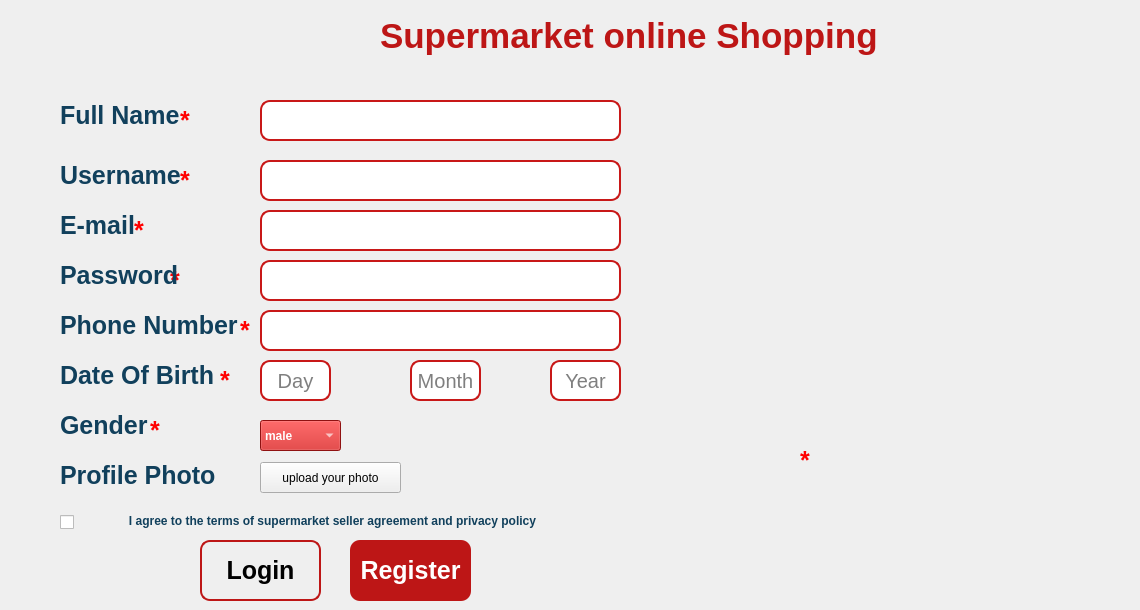
     <widget class="QWidget" name="Register_page">
      <property name="styleSheet">
       <string notr="true">QWidget#Register_page{
background-color: white;
}</string>
      </property>
      <widget class="QLabel" name="label_10">
       <property name="geometry">
        <rect>
         <x>180</x>
         <y>110</y>
         <width>21</width>
         <height>20</height>
        </rect>
       </property>
       <property name="styleSheet">
        <string notr="true">color: red;
font-weight:bold;
font-size: 25px;</string>
       </property>
       <property name="text">
        <string>*</string>
       </property>
      </widget>
      <widget class="QLabel" name="label_7">
       <property name="geometry">
        <rect>
         <x>380</x>
         <y>10</y>
         <width>501</width>
         <height>51</height>
        </rect>
       </property>
       <property name="styleSheet">
        <string notr="true">color: #BD1616;
font-size: 35px;
font-weight: bold;</string>
       </property>
       <property name="text">
        <string>Supermarket online Shopping</string>
       </property>
      </widget>
      <widget class="QPushButton" name="login_btn_rpage">
       <property name="geometry">
        <rect>
         <x>200</x>
         <y>540</y>
         <width>121</width>
         <height>61</height>
        </rect>
       </property>
       <property name="styleSheet">
        <string notr="true">border-color: #BD1616;
border-style:solid;
border-width: 2px;
border-radius: 10px;
font-size: 25px;
font-weight: bold;</string>
       </property>
       <property name="text">
        <string>Login</string>
       </property>
      </widget>
      <widget class="QLineEdit" name="fullname_input">
       <property name="geometry">
        <rect>
         <x>260</x>
         <y>100</y>
         <width>361</width>
         <height>41</height>
        </rect>
       </property>
       <property name="styleSheet">
        <string notr="true">border-style: solid;
border-radius: 10px;
border-width: 2px;
border-color: #C81818;
background-color: #FFFFFF;
font-size: 25px;</string>
       </property>
      </widget>
      <widget class="QPushButton" name="register_btnn_rpage">
       <property name="geometry">
        <rect>
         <x>350</x>
         <y>540</y>
         <width>121</width>
         <height>61</height>
        </rect>
       </property>
       <property name="styleSheet">
        <string notr="true">background-color: #BD1616;
color: #FFFFFF;
border-radius: 10px;
font-size: 25px;
font-weight: bold</string>
       </property>
       <property name="text">
        <string>Register</string>
       </property>
      </widget>
      <widget class="QLabel" name="label_8">
       <property name="geometry">
        <rect>
         <x>60</x>
         <y>105</y>
         <width>131</width>
         <height>20</height>
        </rect>
       </property>
       <property name="styleSheet">
        <string notr="true">font-size: 25px;
font-weight: bold;
color: #11405C;</string>
       </property>
       <property name="text">
        <string>Full Name</string>
       </property>
      </widget>
      <widget class="QLabel" name="label_12">
       <property name="geometry">
        <rect>
         <x>170</x>
         <y>270</y>
         <width>21</width>
         <height>20</height>
        </rect>
       </property>
       <property name="styleSheet">
        <string notr="true">color: red;
font-weight:bold;
font-size: 25px;</string>
       </property>
       <property name="text">
        <string>*</string>
       </property>
      </widget>
      <widget class="QLabel" name="label_13">
       <property name="geometry">
        <rect>
         <x>240</x>
         <y>320</y>
         <width>21</width>
         <height>20</height>
        </rect>
       </property>
       <property name="styleSheet">
        <string notr="true">color: red;
font-weight:bold;
font-size: 25px;</string>
       </property>
       <property name="text">
        <string>*</string>
       </property>
      </widget>
      <widget class="QLabel" name="label_9">
       <property name="geometry">
        <rect>
         <x>60</x>
         <y>315</y>
         <width>191</width>
         <height>21</height>
        </rect>
       </property>
       <property name="styleSheet">
        <string notr="true">font-size: 25px;
font-weight: bold;
color: #11405C;</string>
       </property>
       <property name="text">
        <string>Phone Number</string>
       </property>
      </widget>
      <widget class="QLabel" name="label_11">
       <property name="geometry">
        <rect>
         <x>180</x>
         <y>170</y>
         <width>21</width>
         <height>20</height>
        </rect>
       </property>
       <property name="styleSheet">
        <string notr="true">color: red;
font-weight:bold;
font-size: 25px;</string>
       </property>
       <property name="text">
        <string>*</string>
       </property>
      </widget>
      <widget class="QLineEdit" name="email_input_register">
       <property name="geometry">
        <rect>
         <x>260</x>
         <y>210</y>
         <width>361</width>
         <height>41</height>
        </rect>
       </property>
       <property name="styleSheet">
        <string notr="true">border-style: solid;
border-radius: 10px;
border-width: 2px;
border-color: #C81818;
background-color: #FFFFFF;
font-size: 25px;</string>
       </property>
      </widget>
      <widget class="QLabel" name="label_14">
       <property name="geometry">
        <rect>
         <x>60</x>
         <y>265</y>
         <width>121</width>
         <height>20</height>
        </rect>
       </property>
       <property name="styleSheet">
        <string notr="true">font-size: 25px;
font-weight: bold;
color: #11405C;</string>
       </property>
       <property name="text">
        <string>Password</string>
       </property>
      </widget>
      <widget class="QLineEdit" name="password_input_register">
       <property name="geometry">
        <rect>
         <x>260</x>
         <y>260</y>
         <width>361</width>
         <height>41</height>
        </rect>
       </property>
       <property name="styleSheet">
        <string notr="true">border-style: solid;
border-radius: 10px;
border-width: 2px;
border-color: #C81818;
background-color: #FFFFFF;
font-size: 25px;</string>
       </property>
      </widget>
      <widget class="QLabel" name="label_15">
       <property name="geometry">
        <rect>
         <x>60</x>
         <y>215</y>
         <width>81</width>
         <height>20</height>
        </rect>
       </property>
       <property name="styleSheet">
        <string notr="true">font-size: 25px;
font-weight: bold;
color: #11405C;</string>
       </property>
       <property name="text">
        <string>E-mail</string>
       </property>
      </widget>
      <widget class="QLineEdit" name="phonenumber_register">
       <property name="geometry">
        <rect>
         <x>260</x>
         <y>310</y>
         <width>361</width>
         <height>41</height>
        </rect>
       </property>
       <property name="styleSheet">
        <string notr="true">border-style: solid;
border-radius: 10px;
border-width: 2px;
border-color: #C81818;
background-color: #FFFFFF;
font-size: 25px;</string>
       </property>
      </widget>
      <widget class="QLineEdit" name="day_register">
       <property name="geometry">
        <rect>
         <x>260</x>
         <y>360</y>
         <width>71</width>
         <height>41</height>
        </rect>
       </property>
       <property name="styleSheet">
        <string notr="true">border-style: solid;
border-radius: 10px;
border-width: 2px;
border-color: #C81818;
background-color: #FFFFFF;
font-size: 20px;</string>
       </property>
       <property name="alignment">
        <set>Qt::AlignCenter</set>
       </property>
       <property name="placeholderText">
        <string>Day</string>
       </property>
      </widget>
      <widget class="QLineEdit" name="month_register">
       <property name="geometry">
        <rect>
         <x>410</x>
         <y>360</y>
         <width>71</width>
         <height>41</height>
        </rect>
       </property>
       <property name="styleSheet">
        <string notr="true">border-style: solid;
border-radius: 10px;
border-width: 2px;
border-color: #C81818;
background-color: #FFFFFF;
font-size: 20px;</string>
       </property>
       <property name="alignment">
        <set>Qt::AlignCenter</set>
       </property>
       <property name="placeholderText">
        <string>Month</string>
       </property>
      </widget>
      <widget class="QLineEdit" name="year_register">
       <property name="geometry">
        <rect>
         <x>550</x>
         <y>360</y>
         <width>71</width>
         <height>41</height>
        </rect>
       </property>
       <property name="styleSheet">
        <string notr="true">border-style: solid;
border-radius: 10px;
border-width: 2px;
border-color: #C81818;
background-color: #FFFFFF;
font-size: 20px;</string>
       </property>
       <property name="alignment">
        <set>Qt::AlignCenter</set>
       </property>
       <property name="placeholderText">
        <string>Year</string>
       </property>
      </widget>
      <widget class="QLabel" name="label_16">
       <property name="geometry">
        <rect>
         <x>60</x>
         <y>365</y>
         <width>161</width>
         <height>20</height>
        </rect>
       </property>
       <property name="styleSheet">
        <string notr="true">font-size: 25px;
font-weight: bold;
color: #11405C;
</string>
       </property>
       <property name="text">
        <string>Date Of Birth</string>
       </property>
      </widget>
      <widget class="QLabel" name="label_17">
       <property name="geometry">
        <rect>
         <x>800</x>
         <y>450</y>
         <width>21</width>
         <height>20</height>
        </rect>
       </property>
       <property name="styleSheet">
        <string notr="true">color: red;
font-weight:bold;
font-size: 25px;</string>
       </property>
       <property name="text">
        <string>*</string>
       </property>
      </widget>
      <widget class="QLineEdit" name="username_input">
       <property name="geometry">
        <rect>
         <x>260</x>
         <y>160</y>
         <width>361</width>
         <height>41</height>
        </rect>
       </property>
       <property name="styleSheet">
        <string notr="true">border-style: solid;
border-radius: 10px;
border-width: 2px;
border-color: #C81818;
background-color: #FFFFFF;
font-size: 25px;</string>
       </property>
      </widget>
      <widget class="QLabel" name="label_21">
       <property name="geometry">
        <rect>
         <x>134</x>
         <y>220</y>
         <width>21</width>
         <height>20</height>
        </rect>
       </property>
       <property name="styleSheet">
        <string notr="true">color: red;
font-weight:bold;
font-size: 25px;</string>
       </property>
       <property name="text">
        <string>*</string>
       </property>
      </widget>
      <widget class="QLabel" name="label_22">
       <property name="geometry">
        <rect>
         <x>60</x>
         <y>165</y>
         <width>131</width>
         <height>20</height>
        </rect>
       </property>
       <property name="styleSheet">
        <string notr="true">font-size: 25px;
font-weight: bold;
color: #11405C;</string>
       </property>
       <property name="text">
        <string>Username</string>
       </property>
      </widget>
      <widget class="QPushButton" name="eyepassword_hide_register">
       <property name="geometry">
        <rect>
         <x>590</x>
         <y>265</y>
         <width>21</width>
         <height>31</height>
        </rect>
       </property>
       <property name="text">
        <string/>
       </property>
       <property name="icon">
        <iconset resource="resources.qrc">
         <normaloff>:/imgs/sellereyepass/hide.png</normaloff>:/imgs/sellereyepass/hide.png</iconset>
       </property>
       <property name="flat">
        <bool>true</bool>
       </property>
      </widget>
      <widget class="QPushButton" name="eyepassword_view_register">
       <property name="geometry">
        <rect>
         <x>590</x>
         <y>265</y>
         <width>21</width>
         <height>31</height>
        </rect>
       </property>
       <property name="text">
        <string/>
       </property>
       <property name="icon">
        <iconset resource="resources.qrc">
         <normaloff>:/imgs/sellereyepass/view.png</normaloff>:/imgs/sellereyepass/view.png</iconset>
       </property>
       <property name="flat">
        <bool>true</bool>
       </property>
      </widget>
      <widget class="QPushButton" name="profile_photo_image">
       <property name="geometry">
        <rect>
         <x>260</x>
         <y>462</y>
         <width>141</width>
         <height>31</height>
        </rect>
       </property>
       <property name="text">
        <string>upload your photo</string>
       </property>
      </widget>
      <widget class="QComboBox" name="gender_comboBox">
       <property name="geometry">
        <rect>
         <x>260</x>
         <y>420</y>
         <width>81</width>
         <height>31</height>
        </rect>
       </property>
       <property name="styleSheet">
        <string notr="true">background-color: #C81818;
color : #ffffff;
font-weight: bold;</string>
       </property>
       <item>
        <property name="text">
         <string>male</string>
        </property>
       </item>
       <item>
        <property name="text">
         <string>female</string>
        </property>
       </item>
      </widget>
      <widget class="QLabel" name="label_34">
       <property name="geometry">
        <rect>
         <x>60</x>
         <y>415</y>
         <width>101</width>
         <height>20</height>
        </rect>
       </property>
       <property name="styleSheet">
        <string notr="true">font-size: 25px;
font-weight: bold;
color: #11405C;
</string>
       </property>
       <property name="text">
        <string>Gender</string>
       </property>
      </widget>
      <widget class="QLabel" name="label_36">
       <property name="geometry">
        <rect>
         <x>60</x>
         <y>465</y>
         <width>161</width>
         <height>20</height>
        </rect>
       </property>
       <property name="styleSheet">
        <string notr="true">font-size: 25px;
font-weight: bold;
color: #11405C;
</string>
       </property>
       <property name="text">
        <string>Profile Photo</string>
       </property>
      </widget>
      <widget class="QLabel" name="label_37">
       <property name="geometry">
        <rect>
         <x>590</x>
         <y>120</y>
         <width>541</width>
         <height>411</height>
        </rect>
       </property>
       <property name="text">
        <string/>
       </property>
       <property name="pixmap">
        <pixmap resource="resources.qrc">:/imgs/seller_register/seller_register_illustration.png</pixmap>
       </property>
       <property name="scaledContents">
        <bool>false</bool>
       </property>
      </widget>
      <widget class="QLabel" name="label_32">
       <property name="geometry">
        <rect>
         <x>220</x>
         <y>370</y>
         <width>21</width>
         <height>20</height>
        </rect>
       </property>
       <property name="styleSheet">
        <string notr="true">color: red;
font-weight:bold;
font-size: 25px;</string>
       </property>
       <property name="text">
        <string>*</string>
       </property>
      </widget>
      <widget class="QLabel" name="label_38">
       <property name="geometry">
        <rect>
         <x>150</x>
         <y>420</y>
         <width>21</width>
         <height>20</height>
        </rect>
       </property>
       <property name="styleSheet">
        <string notr="true">color: red;
font-weight:bold;
font-size: 25px;</string>
       </property>
       <property name="text">
        <string>*</string>
       </property>
      </widget>
      <widget class="QCheckBox" name="checkbox_agreeto_policy">
       <property name="geometry">
        <rect>
         <x>60</x>
         <y>510</y>
         <width>21</width>
         <height>24</height>
        </rect>
       </property>
       <property name="text">
        <string/>
       </property>
      </widget>
      <widget class="QPushButton" name="agreements_btn">
       <property name="geometry">
        <rect>
         <x>77</x>
         <y>506</y>
         <width>511</width>
         <height>29</height>
        </rect>
       </property>
       <property name="styleSheet">
        <string notr="true">font-weight: bold;
color: #11405C;</string>
       </property>
       <property name="text">
        <string>I agree to the terms of supermarket seller agreement and privacy policy</string>
       </property>
       <property name="flat">
        <bool>true</bool>
       </property>
      </widget>
     </widget>
